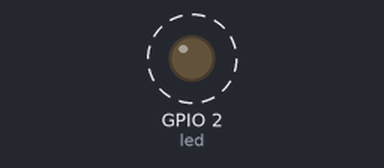
A program run on a simulated ESP32 board running MicroPython. On the bench: output pins drawn as LEDs (lit = HIGH). Dashed ring = blinking. Random numbers come from a fixed seed; nothing arrives over Bluetooth unless stated; what the program prints to the serial console is not drawn.

Above: at 1.7 s.
Timing chart, 0 to 4.2 s (numbered marks = the images above):
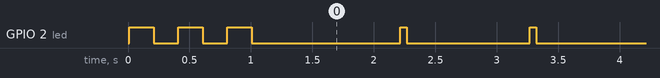

The program:

main_adv.py
```python
"""
ESP32 to SignalK BLE Bridge - Main Entry Point (Advertisement Version)
======================================================================
Broadcasts sensor data via BLE advertisements instead of GATT.
"""

import time
from machine import Pin
import gc

# Import project modules
import config
from ble_advertiser import BLEAdvertiser
from sensor_handler import SensorHandler

# LED for status indication (if available)
led = None
if config.LED_ENABLED:
    try:
        led = Pin(config.LED_PIN, Pin.OUT)
    except:
        print("[MAIN] LED not available")
        led = None

def blink_led(times=1, delay_ms=100):
    """Blink LED for status indication"""
    if led is None:
        return
    for _ in range(times):
        led.on()
        time.sleep_ms(delay_ms)
        led.off()
        time.sleep_ms(delay_ms)

def main():
    """Main application loop"""

    # Print configuration
    print("\n" + "="*50)
    print("ESP32 to SignalK BLE Bridge (Advertisement Mode)")
    print("="*50)
    config.print_config()

    # Startup blink
    blink_led(3, 200)

    # Initialize components
    print("[MAIN] Initializing BLE advertiser...")
    ble_advertiser = BLEAdvertiser()

    print("[MAIN] Initializing sensor handler...")
    sensor_handler = SensorHandler()

    print("[MAIN] System ready! Broadcasting sensor data...")
    print("="*50 + "\n")

    # Main loop
    last_update = time.ticks_ms()

    try:
        while True:
            current_time = time.ticks_ms()

            # Update sensor data and advertisement at configured interval
            if time.ticks_diff(current_time, last_update) >= config.SENSOR_UPDATE_INTERVAL_MS:
                last_update = current_time

                # Read all sensors
                readings = sensor_handler.read_all()

                # Validate readings
                if not sensor_handler.validate_all_readings(readings):
                    print("[MAIN] WARNING: Some sensor readings are out of range")

                # Broadcast via BLE advertisements
                ble_advertiser.advertise_sensor_data(
                    temperature=readings.get('temperature'),
                    humidity=readings.get('humidity'),
                    pressure=readings.get('pressure')
                )

                # LED blink to show activity
                if led:
                    led.on()
                    time.sleep_ms(50)
                    led.off()

                # Garbage collection to prevent memory issues
                gc.collect()

                if config.DEBUG:
                    print(f"[MAIN] Free memory: {gc.mem_free()} bytes")

            # Small delay to prevent busy waiting
            time.sleep_ms(100)

    except KeyboardInterrupt:
        print("\n[MAIN] Keyboard interrupt - shutting down...")
    except Exception as e:
        print(f"[MAIN] ERROR: {e}")
        import sys
        sys.print_exception(e)
    finally:
        # Cleanup
        print("[MAIN] Cleaning up...")
        ble_advertiser.deinit()
        if led:
            led.off()
        print("[MAIN] Shutdown complete")

# Run main program
if __name__ == "__main__":
    main()
```

config.py
```python
"""
ESP32 to SignalK BLE Bridge - Configuration
============================================
Central configuration for BLE services, device settings, and sensor parameters.
"""

# Device Information
DEVICE_NAME = "ESP32-SK"  # Shortened to fit in 31-byte BLE advertisement limit
DEVICE_VERSION = "0.1.0"

# BLE Configuration
# Note: These UUIDs should match the bt-sensors-plugin-sk requirements
# TODO: Research exact UUIDs required by the plugin

# Generic Environmental Sensing Service UUID (standard)
ENV_SENSING_SERVICE_UUID = 0x181A  # Environmental Sensing Service

# Standard BLE Characteristic UUIDs
TEMPERATURE_CHAR_UUID = 0x2A6E     # Temperature
HUMIDITY_CHAR_UUID = 0x2A6F        # Humidity
PRESSURE_CHAR_UUID = 0x2A6D        # Pressure

# Custom UUIDs (if needed)
# Generate your own: https://www.uuidgenerator.net/
CUSTOM_SERVICE_UUID = "12345678-1234-5678-1234-56789abcdef0"
CUSTOM_DATA_CHAR_UUID = "12345678-1234-5678-1234-56789abcdef1"

# BLE Settings
BLE_ADVERTISING_INTERVAL_MS = 100  # Milliseconds between advertisements
BLE_CONNECTION_INTERVAL_MS = 50    # Preferred connection interval
BLE_MTU = 23                        # Maximum Transmission Unit (default BLE is 23)

# Sensor Configuration
SENSOR_UPDATE_INTERVAL_MS = 1000   # How often to read sensors (milliseconds)
SENSOR_TYPES = {
    'temperature': True,            # Enable temperature sensor
    'humidity': True,               # Enable humidity sensor
    'pressure': True,               # Enable pressure sensor
    'voltage': False,               # Enable voltage monitoring
}

# I2C Configuration (for sensors like BME280)
I2C_SCL_PIN = 22                   # I2C Clock pin
I2C_SDA_PIN = 21                   # I2C Data pin
I2C_FREQ = 400000                  # I2C frequency (Hz)

# Sensor Calibration
TEMPERATURE_OFFSET = 0.0           # Degrees Celsius to add/subtract
PRESSURE_OFFSET = 0.0              # hPa to add/subtract
HUMIDITY_OFFSET = 0.0              # Percentage to add/subtract

# Power Management
DEEP_SLEEP_ENABLED = False         # Enable deep sleep between readings
DEEP_SLEEP_DURATION_MS = 60000     # Deep sleep duration (if enabled)
LOW_POWER_MODE = False             # Reduce CPU frequency to save power

# Debug Settings
DEBUG = True                       # Enable debug output
DEBUG_BLE = True                   # Extra verbose BLE debugging
DEBUG_SENSORS = True               # Extra verbose sensor debugging

# SignalK Mapping (for reference - handled by plugin)
# These show where data will appear in SignalK
SIGNALK_PATHS = {
    'temperature': 'environment.inside.temperature',
    'humidity': 'environment.inside.humidity',
    'pressure': 'environment.outside.pressure',
    'voltage': 'electrical.batteries.house.voltage',
}

# Connection Settings
MAX_RECONNECT_ATTEMPTS = 10        # Max attempts before giving up
RECONNECT_DELAY_MS = 5000          # Delay between reconnect attempts

# LED Indicators (optional - if you have LEDs)
LED_PIN = 2                        # Built-in LED pin (ESP32 usually pin 2)
LED_ENABLED = True                 # Enable LED status indicators
LED_BLE_CONNECTED_PATTERN = 'slow_blink'   # LED pattern when BLE connected
LED_BLE_DISCONNECTED_PATTERN = 'fast_blink' # LED pattern when disconnected

# Error Handling
SENSOR_ERROR_RETRY_COUNT = 3       # Retry sensor reading on error
HALT_ON_CRITICAL_ERROR = False     # Stop execution on critical errors

# Data Formatting
TEMPERATURE_PRECISION = 2          # Decimal places for temperature
HUMIDITY_PRECISION = 1             # Decimal places for humidity
PRESSURE_PRECISION = 1             # Decimal places for pressure
VOLTAGE_PRECISION = 2              # Decimal places for voltage

# Mock Data (for testing without real sensors)
USE_MOCK_SENSORS = False           # Use simulated sensor data
MOCK_TEMPERATURE_RANGE = (20.0, 25.0)  # Min, Max for random temp
MOCK_HUMIDITY_RANGE = (40.0, 60.0)     # Min, Max for random humidity
MOCK_PRESSURE_RANGE = (1010.0, 1020.0) # Min, Max for random pressure

def print_config():
    """Print current configuration (for debugging)"""
    if not DEBUG:
        return

    print("=" * 50)
    print("ESP32-SignalK BLE Bridge Configuration")
    print("=" * 50)
    print(f"Device Name: {DEVICE_NAME}")
    print(f"Version: {DEVICE_VERSION}")
    print(f"BLE Advertising Interval: {BLE_ADVERTISING_INTERVAL_MS}ms")
    print(f"Sensor Update Interval: {SENSOR_UPDATE_INTERVAL_MS}ms")
    print(f"Enabled Sensors: {[k for k, v in SENSOR_TYPES.items() if v]}")
    print(f"Mock Sensors: {USE_MOCK_SENSORS}")
    print(f"Debug Mode: {DEBUG}")
    print("=" * 50)
```

ble_advertiser.py
```python
"""
ESP32 BLE Advertisement Server - Simplified Version
====================================================
Broadcasts sensor data in BLE advertisements (no connection needed).
Uses a simple custom format that's easy to parse.
"""

import bluetooth
import struct
import time
from micropython import const

# Import configuration
import config

# BLE Event Constants
_IRQ_CENTRAL_CONNECT = const(1)
_IRQ_CENTRAL_DISCONNECT = const(2)

# BLE Advertising Constants
_ADV_TYPE_FLAGS = const(0x01)
_ADV_TYPE_NAME = const(0x09)
_ADV_TYPE_MANUFACTURER = const(0xFF)

class BLEAdvertiser:
    """Simple BLE Advertiser for sensor data"""

    def __init__(self):
        self.ble = bluetooth.BLE()
        self.ble.active(True)
        self.ble.irq(self._irq_handler)

        if config.DEBUG_BLE:
            print("[BLE] Advertiser initialized")

    def _irq_handler(self, event, data):
        """Handle BLE events"""
        if event == _IRQ_CENTRAL_CONNECT:
            if config.DEBUG_BLE:
                print("[BLE] Device tried to connect (not accepting connections)")
        elif event == _IRQ_CENTRAL_DISCONNECT:
            # Resume advertising after disconnect
            pass

    def advertise_sensor_data(self, temperature=None, humidity=None, pressure=None):
        """
        Advertise sensor data in manufacturer-specific data format

        Format (12 bytes):
        - Bytes 0-1: Company ID (0xFFFF for testing/custom)
        - Byte 2: Data format version (0x01)
        - Bytes 3-4: Temperature in 0.01°C (sint16)
        - Bytes 5-6: Humidity in 0.01% (uint16)
        - Bytes 7-10: Pressure in 0.1 Pa (uint32)
        - Byte 11: Battery level 0-100% (uint8)
        """

        # Build manufacturer data
        mfg_data = bytearray()

        # Company ID (0xFFFF = test/custom)
        mfg_data.extend(struct.pack('<H', 0xFFFF))

        # Format version
        mfg_data.append(0x01)

        # Temperature (sint16, 0.01°C)
        if temperature is not None:
            temp_int = int(temperature * 100)
            mfg_data.extend(struct.pack('<h', temp_int))
        else:
            mfg_data.extend(b'\x00\x00')

        # Humidity (uint16, 0.01%)
        if humidity is not None:
            humid_int = int(humidity * 100)
            mfg_data.extend(struct.pack('<H', humid_int))
        else:
            mfg_data.extend(b'\x00\x00')

        # Pressure (uint32, 0.1 Pa)
        if pressure is not None:
            press_int = int(pressure * 10)
            mfg_data.extend(struct.pack('<I', press_int))
        else:
            mfg_data.extend(b'\x00\x00\x00\x00')

        # Battery level (placeholder - always 100% for now)
        mfg_data.append(100)

        # Build complete advertisement payload
        adv_data = bytearray()

        # Flags
        adv_data.extend(struct.pack('BBB', 2, _ADV_TYPE_FLAGS, 0x06))

        # Complete name
        name = config.DEVICE_NAME.encode('utf-8')
        adv_data.extend(struct.pack('BB', len(name) + 1, _ADV_TYPE_NAME))
        adv_data.extend(name)

        # Manufacturer data
        adv_data.extend(struct.pack('BB', len(mfg_data) + 1, _ADV_TYPE_MANUFACTURER))
        adv_data.extend(mfg_data)

        # Start advertising with data
        self.ble.gap_advertise(
            config.BLE_ADVERTISING_INTERVAL_MS * 1000,  # interval in microseconds
            adv_data=bytes(adv_data)
        )

        if config.DEBUG_BLE:
            print(f"[BLE] Advertising: T={temperature}°C H={humidity}% P={pressure/100:.1f}hPa")

    def stop_advertising(self):
        """Stop BLE advertising"""
        self.ble.gap_advertise(None)
        if config.DEBUG_BLE:
            print("[BLE] Advertising stopped")

    def deinit(self):
        """Cleanup and deactivate BLE"""
        self.stop_advertising()
        self.ble.active(False)
        if config.DEBUG_BLE:
            print("[BLE] Advertiser deactivated")
```

Source omitted: sensor_handler.py (8063 bytes)

Measured:
- by itself, GPIO 2 (led): moves between LOW and HIGH, repeating every 25.3 s
